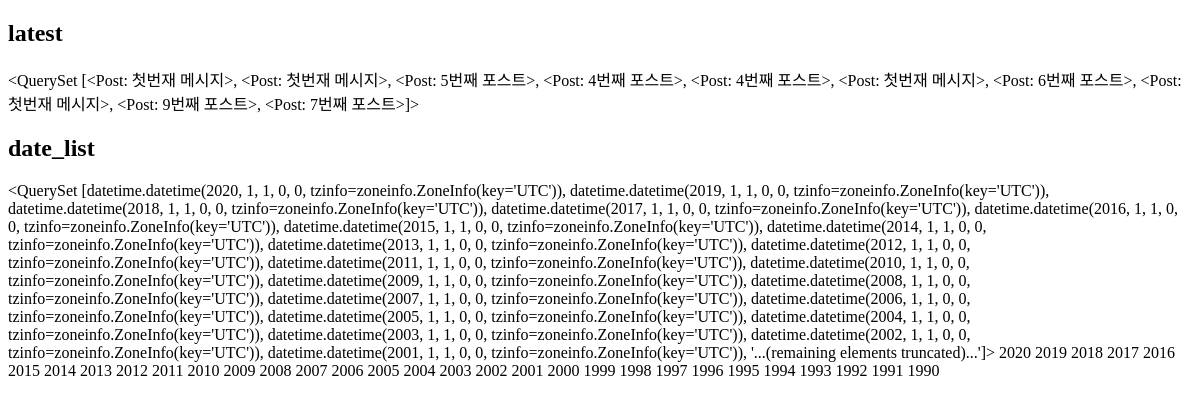
Page /instagram1/archive/ on the earlier database version.
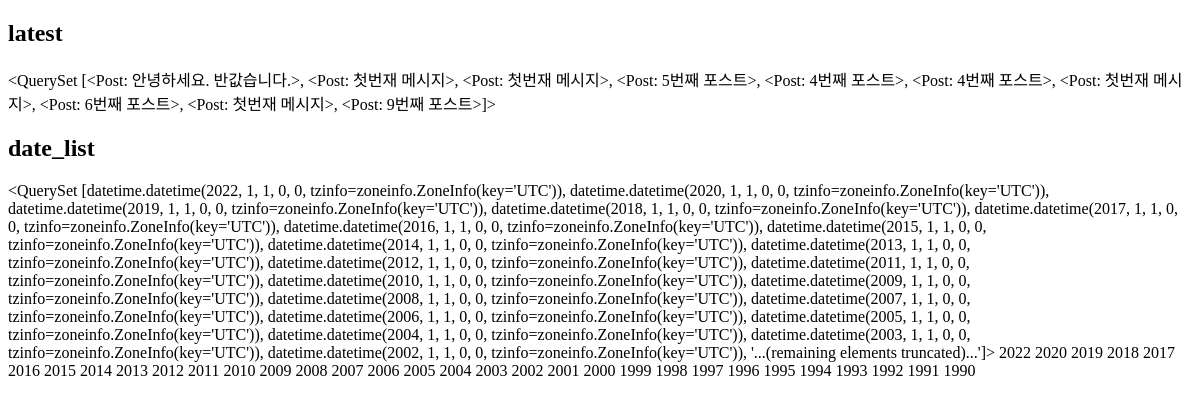
Same page on the later database version.
### instagram1/models.py (models this page shows, shortened)
class Post(models.Model):
    author = models.ForeignKey(to=settings.AUTH_USER_MODEL, on_delete=models.CASCADE)
    massage = models.TextField(
        validators=[MinLengthValidator(10)]
    )
    photo = models.ImageField(blank=True, upload_to='instagram1S/post/%Y/%m/%d')
    tag_set = models.ManyToManyField('Tag', blank=True)
    is_public = models.BooleanField(default=False, verbose_name="공개여부")
    created_at = models.DateTimeField(auto_now_add=True)
    updated_at = models.DateTimeField(auto_now=True)
    def __str__(self):
        return self.massage
    class Mata:
        ordering = ['-id']

### instagram1/templates/instagram1/post_archive.html (shortened to what this page needs)
<!DOCTYPE html>
<html lang="en">
<head>
</head>
<body>
    <h2> latest </h2>
        {{ latest }}
    <h2> date_list </h2>
        {{ date_list }}
    {% for date in date_list %}
        {{ date.year}}
    {% endfor %}
</body>
</html>

Differences in the rows shown:
no longer on this page (row unchanged): Post: massage.massage "<QuerySet [<Post: 첫번재 메시지>, <Post: 첫번재 메시지>, <Post: 5번째 포스트>, <Post: 4번째 포스트>, <Post: 4번째 포스트>, <Post: 첫번재 메시지>, <Post: 6번째 포스트>, <Post: 첫번재 메시지>, <Post: 9번째 포스트>, <Post: 7번째 포스트>]>"
added Post: massage.massage "<QuerySet [<Post: 안녕하세요. 반값습니다.>, <Post: 첫번재 메시지>, <Post: 첫번재 메시지>, <Post: 5번째 포스트>, <Post: 4번째 포스트>, <Post: 4번째 포스트>, <Post: 첫번재 메시지>, <Post: 6번째 포스트>, <Post: 첫번재 메시지>, <Post: 9번째 포스트>]>"
Other differences:
{{ date_list }}: "<QuerySet [datetime.datetime(2020, 1, 1, 0, 0, tzinfo=zoneinfo.ZoneInfo(key='UTC')), datetime.datetime(2019, 1, 1, 0, 0, tzinfo=zoneinfo.ZoneInfo(key='UTC')), datetime.datetime(2018, 1, 1, 0, 0, tzinfo=zoneinfo.ZoneInfo(key='UTC')), datetime.datetime(2017, 1, 1, 0, 0, tzinfo=zoneinfo.ZoneInfo(key='UTC')), datetime.datetime(2016, 1, 1, 0, 0, tzinfo=zoneinfo.ZoneInfo(key='UTC')), datetime.datetime(2015, 1, 1, 0, 0, tzinfo=zoneinfo.ZoneInfo(key='UTC')), datetime.datetime(2014, 1, 1, 0, 0, tzinfo=zoneinfo.ZoneInfo(key='UTC')), datetime.datetime(2013, 1, 1, 0, 0, tzinfo=zoneinfo.ZoneInfo(key='UTC')), datetime.datetime(2012, 1, 1, 0, 0, tzinfo=zoneinfo.ZoneInfo(key='UTC')),…" → "<QuerySet [datetime.datetime(2022, 1, 1, 0, 0, tzinfo=zoneinfo.ZoneInfo(key='UTC')), datetime.datetime(2020, 1, 1, 0, 0, tzinfo=zoneinfo.ZoneInfo(key='UTC')), datetime.datetime(2019, 1, 1, 0, 0, tzinfo=zoneinfo.ZoneInfo(key='UTC')), datetime.datetime(2018, 1, 1, 0, 0, tzinfo=zoneinfo.ZoneInfo(key='UTC')), datetime.datetime(2017, 1, 1, 0, 0, tzinfo=zoneinfo.ZoneInfo(key='UTC')), datetime.datetime(2016, 1, 1, 0, 0, tzinfo=zoneinfo.ZoneInfo(key='UTC')), datetime.datetime(2015, 1, 1, 0, 0, tzinfo=zoneinfo.ZoneInfo(key='UTC')), datetime.datetime(2014, 1, 1, 0, 0, tzinfo=zoneinfo.ZoneInfo(key='UTC')), datetime.datetime(2013, 1, 1, 0, 0, tzinfo=zoneinfo.ZoneInfo(key='UTC')),…"
new list line: "2022"
